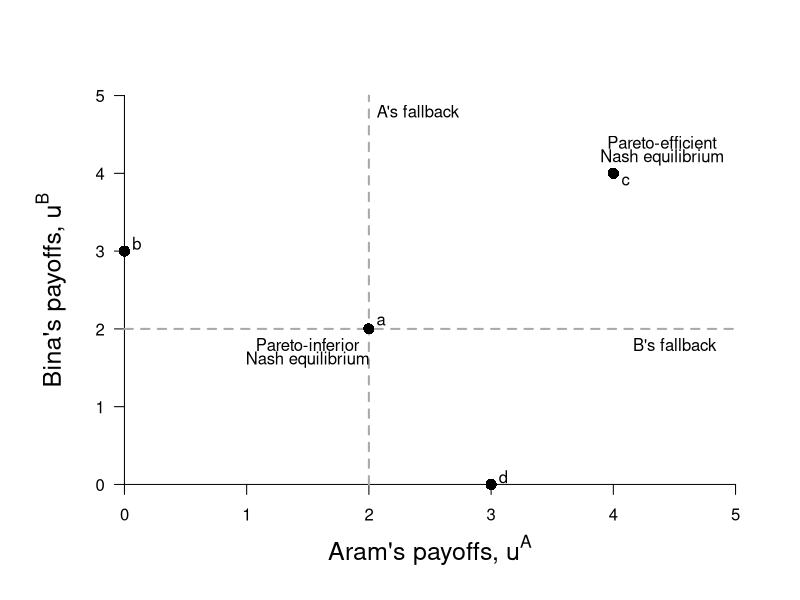

Recreate this plot in R.
require(ggplot2)
require(shape)
pdf(file = "society/society_assurance_points.pdf", width = 9, height = 7)

#Set parameters for graphics
axislabelsize <- 1.5
par(mar =  c(5, 5, 4, 2))
xlims <- c(0, 5)
ylims <- c(0, 5)

axislabelsize <- 1.5
graphlinewidth <- 3
segmentlinewidth <- 2

COL <- c("#7fc97f", "#beaed4", "#fdc086", "#ffff99", "#386cb0", "#f0027f", "#bf5b17", "#666666")
COLA <- c("#99d8c9","#66c2a4","#41ae76", "#238b45", "#005824")
COLB <- c("#4eb3d3", "#2b8cbe", "#0868ac","#084081")


#Plot command 
plot(0, 0, xlim = xlims, ylim = ylims, type = "n",
     xlab = "",
     ylab = "",
     xaxt = "n", yaxt = "n", cex.lab = axislabelsize, bty = "n")


#Customize ticks and labels for the plot
ticksy <- seq(0, 5, 1)
ylabels <- seq(0, 5, 1)
ticksx <- seq(0, 5, 1)
xlabels <- seq(0, 5, 1)
axis(1, at = ticksx, pos = 0, labels = xlabels)
axis(2, at = ticksy, pos = 0, labels = ylabels, las = 1)

mtext(expression(paste("Aram's payoffs, ", u^A)), side=1, line = 2.5, cex = axislabelsize)
text(-0.6, 0.5*ylims[2], expression(paste("Bina's payoffs, ", u^B)), xpd = TRUE, cex = axislabelsize, srt = 90) 



#Rent polygon
#xrent <- c(2, 4, 3.33, 2)
#yrent <- c(3.33, 4, 2, 2)
#polygon(xrent, yrent, col=COL[4], density=NULL, border = NA)

# xrent <- c(2, 4, 4, 2)
# yrent <- c(4, 4, 2, 2)
# polygon(xrent, yrent, col=COL[4], density=NULL, border = NA)


#Lines for the coordinates of the Nash equilbrium
#segments(1, 3, 4, 4, lty = 1, col = "#7fc97f", lwd = 4)
#segments(3, 1, 4, 4, lty = 1, col = "#7fc97f", lwd = 4)

#Lines for Fallback positions
segments(0, 2, 5, 2, lty = 2, col = "darkgrey", lwd = 2)
text(4.5, 1.8, expression(paste("B's fallback")))
segments(2, 0, 2, 5, lty = 2, col = "darkgrey", lwd = 2)
text(2.4, 4.8, expression(paste("A's fallback")))

#Add points a, b, c and c
points(0, 3, pch = 16, col = "black", cex = 1.5)
text(0.1, 3.1, expression(paste(b)))
points(4, 4, pch = 16, col = "black", cex = 1.5)
text(4.1, 3.9, expression(paste(c)))

text(4.4, 4.4, expression(paste("Pareto-efficient")))
text(4.4, 4.2, expression(paste("Nash equilibrium")))

points(3, 0, pch = 16, col = "black", cex = 1.5)
text(3.1, 0.1, expression(paste(d)))
points(2, 2, pch = 16, col = "black", cex = 1.5)
text(2.1, 2.1, expression(paste(a)))

#points(3.33, 2, pch = 16, col = "black", cex = 1.5)
#text(3.4, 1.9, expression(paste(f)))
#points(2, 3.33, pch = 16, col = "black", cex = 1.5)
#text(1.9, 3.45, expression(paste(e)))
text(1.5, 1.8, expression(paste("Pareto-inferior")))
text(1.5, 1.6, expression(paste("Nash equilibrium")))

#Label utility possibilities frontier
#text(4.05, 2.6, expression(paste("Utility Possibilities")))
#text(4.05, 2.4, expression(paste("Frontier (upf)")))

#Arrows and economic rent label
# Arrows(3, 4.2, 3, 3.6, col = "black", lty = 1, lwd = 2, arr.type = "triangle")
# text(3, 4.5,  expression(paste("Economic")))
# text(3, 4.3,  expression(paste("Surplus")))

dev.off()
